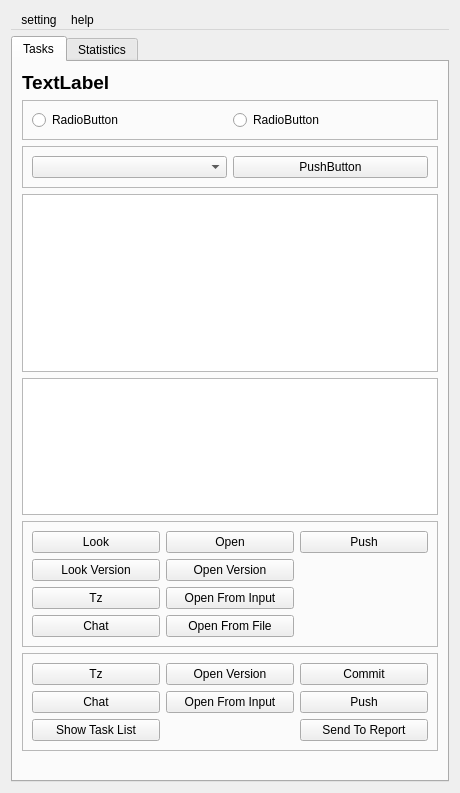
<?xml version="1.0" encoding="UTF-8"?>
<ui version="4.0">
 <class>StudioManager</class>
 <widget class="QWidget" name="StudioManager">
  <property name="geometry">
   <rect>
    <x>0</x>
    <y>0</y>
    <width>460</width>
    <height>793</height>
   </rect>
  </property>
  <property name="windowTitle">
   <string>Lineyka</string>
  </property>
  <layout class="QVBoxLayout" name="verticalLayout">
   <item>
    <widget class="QMenuBar" name="menubar">
     <widget class="QMenu" name="menuSetting">
      <property name="title">
       <string>setting</string>
      </property>
      <addaction name="separator"/>
      <addaction name="actionSet_studio"/>
      <addaction name="actionLogin"/>
      <addaction name="actionRegistration"/>
     </widget>
     <widget class="QMenu" name="menuHelp">
      <property name="title">
       <string>help</string>
      </property>
      <addaction name="actionUser_manual"/>
     </widget>
     <addaction name="menuSetting"/>
     <addaction name="menuHelp"/>
    </widget>
   </item>
   <item>
    <widget class="QTabWidget" name="user_ui_tab_widget">
     <property name="currentIndex">
      <number>0</number>
     </property>
     <widget class="QWidget" name="tasks_tab">
      <attribute name="title">
       <string>Tasks</string>
      </attribute>
      <layout class="QVBoxLayout" name="verticalLayout_2">
       <item>
        <widget class="QLabel" name="nik_name">
         <property name="font">
          <font>
           <pointsize>14</pointsize>
           <weight>75</weight>
           <bold>true</bold>
          </font>
         </property>
         <property name="text">
          <string>TextLabel</string>
         </property>
        </widget>
       </item>
       <item>
        <widget class="QFrame" name="frame_2">
         <property name="frameShape">
          <enum>QFrame::StyledPanel</enum>
         </property>
         <property name="frameShadow">
          <enum>QFrame::Raised</enum>
         </property>
         <layout class="QHBoxLayout" name="horizontalLayout_2">
          <item>
           <widget class="QRadioButton" name="work_list_radio_button">
            <property name="text">
             <string>RadioButton</string>
            </property>
           </widget>
          </item>
          <item>
           <widget class="QRadioButton" name="chek_list_radio_button">
            <property name="text">
             <string>RadioButton</string>
            </property>
           </widget>
          </item>
         </layout>
        </widget>
       </item>
       <item>
        <widget class="QFrame" name="frame">
         <property name="maximumSize">
          <size>
           <width>16777215</width>
           <height>47</height>
          </size>
         </property>
         <property name="frameShape">
          <enum>QFrame::StyledPanel</enum>
         </property>
         <property name="frameShadow">
          <enum>QFrame::Raised</enum>
         </property>
         <layout class="QHBoxLayout" name="horizontalLayout">
          <item>
           <widget class="QComboBox" name="project_box"/>
          </item>
          <item>
           <widget class="QPushButton" name="outsource_loader_button">
            <property name="text">
             <string>PushButton</string>
            </property>
           </widget>
          </item>
         </layout>
        </widget>
       </item>
       <item>
        <widget class="QTableWidget" name="task_list_table"/>
       </item>
       <item>
        <widget class="QTextEdit" name="task_info">
         <property name="maximumSize">
          <size>
           <width>16777215</width>
           <height>150</height>
          </size>
         </property>
        </widget>
       </item>
       <item>
        <widget class="QFrame" name="distrib_frame">
         <property name="maximumSize">
          <size>
           <width>16777215</width>
           <height>166</height>
          </size>
         </property>
         <property name="frameShape">
          <enum>QFrame::StyledPanel</enum>
         </property>
         <property name="frameShadow">
          <enum>QFrame::Raised</enum>
         </property>
         <layout class="QGridLayout" name="gridLayout">
          <item row="2" column="1">
           <widget class="QPushButton" name="open_from_input_button">
            <property name="text">
             <string>Open From Input</string>
            </property>
           </widget>
          </item>
          <item row="1" column="1">
           <widget class="QPushButton" name="open_version_button">
            <property name="text">
             <string>Open Version</string>
            </property>
           </widget>
          </item>
          <item row="1" column="0">
           <widget class="QPushButton" name="look_version_button">
            <property name="text">
             <string>Look Version</string>
            </property>
           </widget>
          </item>
          <item row="3" column="0">
           <widget class="QPushButton" name="chat_button">
            <property name="text">
             <string>Chat</string>
            </property>
           </widget>
          </item>
          <item row="0" column="1">
           <widget class="QPushButton" name="open_button">
            <property name="text">
             <string>Open</string>
            </property>
           </widget>
          </item>
          <item row="2" column="0">
           <widget class="QPushButton" name="tz_button">
            <property name="text">
             <string>Tz</string>
            </property>
           </widget>
          </item>
          <item row="0" column="0">
           <widget class="QPushButton" name="look_button">
            <property name="text">
             <string>Look</string>
            </property>
           </widget>
          </item>
          <item row="3" column="1">
           <widget class="QPushButton" name="open_from_file_button">
            <property name="text">
             <string>Open From File</string>
            </property>
           </widget>
          </item>
		  <item row="0" column="2">
           <widget class="QPushButton" name="push_button_2">
            <property name="text">
             <string>Push</string>
            </property>
           </widget>
          </item>
         </layout>
        </widget>
       </item>
       <item>
        <widget class="QFrame" name="work_frame">
         <property name="maximumSize">
          <size>
           <width>16777215</width>
           <height>166</height>
          </size>
         </property>
         <property name="frameShape">
          <enum>QFrame::StyledPanel</enum>
         </property>
         <property name="frameShadow">
          <enum>QFrame::Raised</enum>
         </property>
         <layout class="QGridLayout" name="gridLayout_2">
          <item row="0" column="2">
           <widget class="QPushButton" name="commit_button">
            <property name="text">
             <string>Commit</string>
            </property>
           </widget>
          </item>
		  <item row="1" column="2">
           <widget class="QPushButton" name="push_button">
            <property name="text">
             <string>Push</string>
            </property>
           </widget>
          </item>
          <item row="0" column="1">
           <widget class="QPushButton" name="open_version_button_2">
            <property name="text">
             <string>Open Version</string>
            </property>
           </widget>
          </item>
          <item row="1" column="0">
           <widget class="QPushButton" name="chat_button_2">
            <property name="text">
             <string>Chat</string>
            </property>
           </widget>
          </item>
          <item row="0" column="0">
           <widget class="QPushButton" name="tz_button_2">
            <property name="text">
             <string>Tz</string>
            </property>
           </widget>
          </item>
          <item row="2" column="2">
           <widget class="QPushButton" name="report_button">
            <property name="text">
             <string>Send To Report</string>
            </property>
           </widget>
          </item>
          <item row="1" column="1">
           <widget class="QPushButton" name="open_from_input_button_2">
            <property name="text">
             <string>Open From Input</string>
            </property>
           </widget>
          </item>
          <item row="2" column="0">
           <widget class="QPushButton" name="show_task_list_button">
            <property name="text">
             <string>Show Task List</string>
            </property>
           </widget>
          </item>
         </layout>
        </widget>
       </item>
       <item>
        <widget class="QLabel" name="current_file">
         <property name="text">
          <string/>
         </property>
        </widget>
       </item>
      </layout>
     </widget>
     <widget class="QWidget" name="tab_3">
      <attribute name="title">
       <string>Statistics</string>
      </attribute>
     </widget>
    </widget>
   </item>
  </layout>
  <action name="actionSet_studio">
   <property name="text">
    <string>set studio</string>
   </property>
  </action>
  <action name="actionLogin">
   <property name="text">
    <string>login</string>
   </property>
  </action>
  <action name="actionUser_manual">
   <property name="text">
    <string>user manual</string>
   </property>
  </action>
  <action name="actionRegistration">
   <property name="text">
    <string>registration</string>
   </property>
  </action>
 </widget>
 <resources/>
 <connections/>
</ui>
